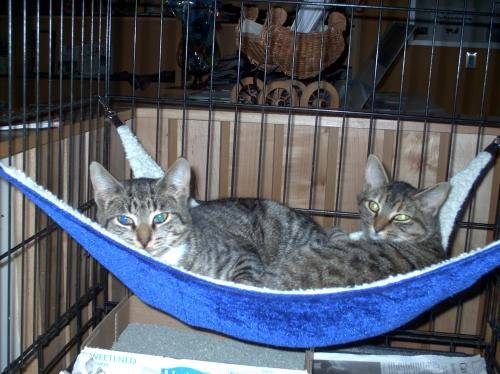
#> input picture data/cat-and-dog/test_set/cats/cat.4015.jpg, 500 x 374 px, found by its file name; its folder holds only this picture in this run
$ python train_svm.py
#> lines starting #> are read from the running program, lines starting #| are printed output that depends on the picture
### data/src/dataset.py
import os
import cv2
import numpy as np
from tqdm import tqdm

def load_split(base_dir, img_size=64):
    """
    Loads training_set and test_set from base_dir.
    Returns: X_train, y_train, X_test, y_test
    Labels: 0 = cat, 1 = dog
    """
    def load_folder(folder):
        X, y = [], []
        for label, sub in enumerate(["cats", "dogs"]):
            path = os.path.join(folder, sub)
            files = os.listdir(path)
            for f in tqdm(files, desc=f"Loading {sub} from {os.path.basename(folder)}"):
                fp = os.path.join(path, f)
                img = cv2.imread(fp)
#> img is the input picture: shape (374, 500, 3); mean B, G, R 103.2, 90.6, 84.6
                if img is None:
                    continue
                img = cv2.resize(img, (img_size, img_size))
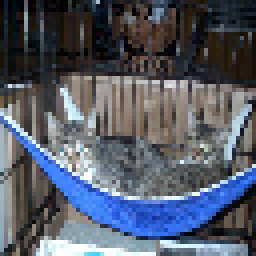
#> img: shape (64, 64, 3) (shown 4 times larger); mean B, G, R 103.4, 90.9, 84.9
                X.append(img.flatten())  # flatten to 1D vector
                y.append(label)
#> pass 2 of the loop in load_folder, `for label, sub in enumerate(["cats", "dogs"]):`:
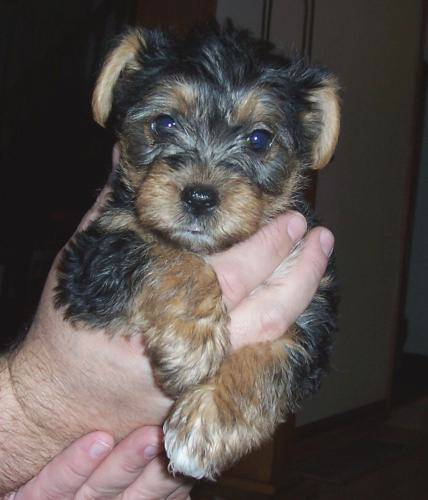
#> input picture data/cat-and-dog/test_set/dogs/dog.4002.jpg, 428 x 500 px, found by its file name
#> in load_folder, img is the input picture: shape (500, 428, 3); mean B, G, R 76.5, 79.3, 87
#> in load_folder, `img = cv2.resize(img, (img_size, img_size))`:
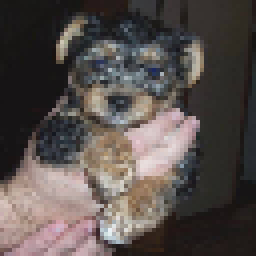
#> img: shape (64, 64, 3) (shown 4 times larger); mean B, G, R 76.4, 79.3, 87
#> in load_split, `X_train, y_train = load_folder(train_dir)`: y_train = [0, 1]
#> pass 2 of the loop in load_folder, `for label, sub in enumerate(["cats", "dogs"]):`:
        return np.array(X), np.array(y)

    train_dir = os.path.join(base_dir, "training_set")
    test_dir  = os.path.join(base_dir, "test_set")

    X_train, y_train = load_folder(train_dir)
    X_test, y_test   = load_folder(test_dir)
#> y_test = [0, 1]
    return X_train, y_train, X_test, y_test

### src/train_svm.py
import os
import numpy as np
import matplotlib.pyplot as plt
from sklearn.svm import SVC
from sklearn.decomposition import PCA
from sklearn.preprocessing import StandardScaler
from sklearn.pipeline import Pipeline
import joblib

from dataset import load_split
from utils import save_evaluation

# Configure paths
BASE_DIR = r"C:\Users\Mohit Mehra\cat-and-dog"  # dataset location
IMG_SIZE = 64
USE_PCA = True
N_COMPONENTS = 200

def main():
    print("Loading dataset...")
    X_train, y_train, X_test, y_test = load_split(BASE_DIR, img_size=IMG_SIZE)
#> y_train = [0, 1]; y_test = [0, 1]

    # Build pipeline: scale -> (optional PCA) -> SVM
    steps = [("scaler", StandardScaler())]
    if USE_PCA:
        steps.append(("pca", PCA(n_components=N_COMPONENTS, random_state=42)))
    steps.append(("svm", SVC(kernel="rbf", C=10, gamma="scale")))
    model = Pipeline(steps)

    print("Training SVM...")
#> (the run stopped early here; a loop or call above may not have finished)
